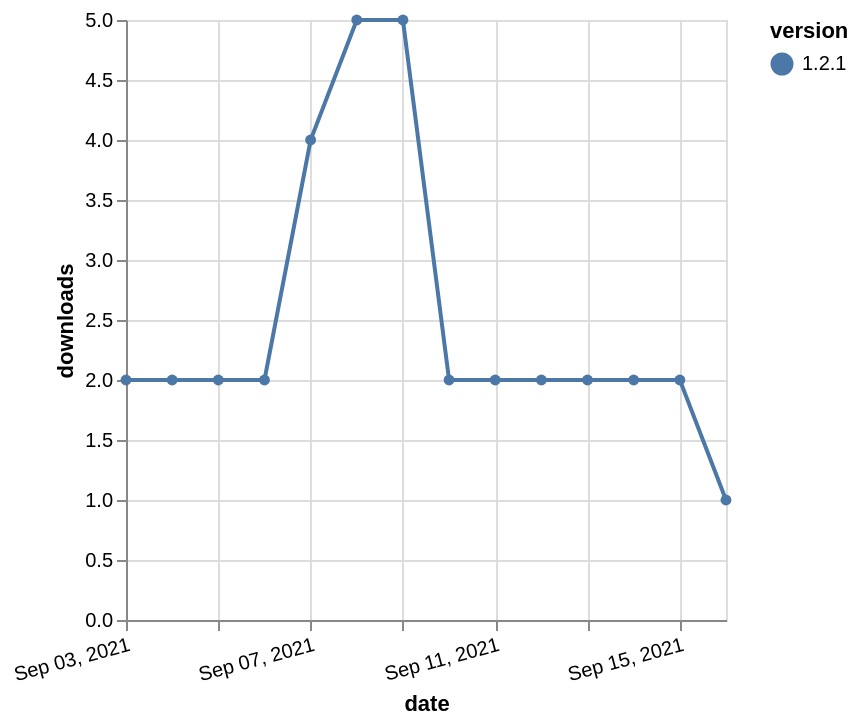

Write the Vega-Lite specification saved for this chart.
### Vega-Lite specification from a JSON file in a GitHub repository (floating-point values rounded to 4 significant figures)
{"$schema": "https://vega.github.io/schema/vega-lite/v5.json", "description": "A simple bar chart with embedded data.", "data": {"values": [{"date": "2021-09-03", "total": 2310, "delta": 2, "version": "1.2.1"}, {"date": "2021-09-04", "total": 2312, "delta": 2, "version": "1.2.1"}, {"date": "2021-09-05", "total": 2314, "delta": 2, "version": "1.2.1"}, {"date": "2021-09-06", "total": 2316, "delta": 2, "version": "1.2.1"}, {"date": "2021-09-07", "total": 2320, "delta": 4, "version": "1.2.1"}, {"date": "2021-09-08", "total": 2325, "delta": 5, "version": "1.2.1"}, {"date": "2021-09-09", "total": 2330, "delta": 5, "version": "1.2.1"}, {"date": "2021-09-10", "total": 2332, "delta": 2, "version": "1.2.1"}, {"date": "2021-09-11", "total": 2334, "delta": 2, "version": "1.2.1"}, {"date": "2021-09-12", "total": 2336, "delta": 2, "version": "1.2.1"}, {"date": "2021-09-13", "total": 2338, "delta": 2, "version": "1.2.1"}, {"date": "2021-09-14", "total": 2340, "delta": 2, "version": "1.2.1"}, {"date": "2021-09-15", "total": 2342, "delta": 2, "version": "1.2.1"}, {"date": "2021-09-16", "total": 2343, "delta": 1, "version": "1.2.1"}]}, "width": "container", "mark": {"type": "line", "point": {"filled": true}}, "encoding": {"x": {"field": "date", "type": "temporal", "timeUnit": "yearmonthdate", "title": "date", "axis": {"labelAngle": -15}}, "y": {"field": "delta", "type": "quantitative", "title": "downloads"}, "color": {"field": "version", "type": "nominal"}, "tooltip": {"field": "delta"}}}
